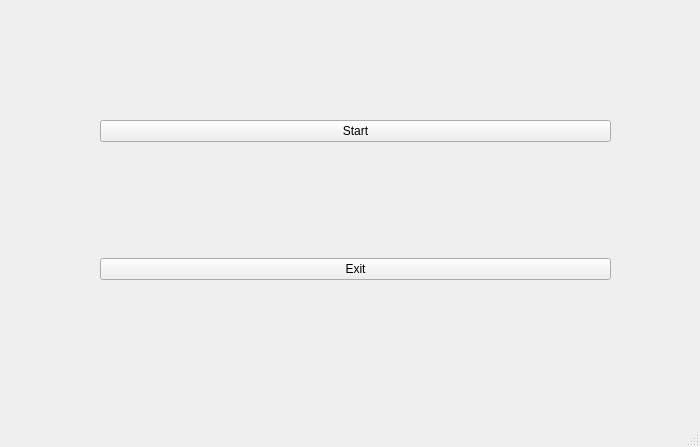
<?xml version="1.0" encoding="UTF-8"?>
<ui version="4.0">
 <class>MainWindow</class>
 <widget class="QMainWindow" name="MainWindow">
  <property name="geometry">
   <rect>
    <x>0</x>
    <y>0</y>
    <width>700</width>
    <height>447</height>
   </rect>
  </property>
  <property name="windowTitle">
   <string>MainWindow</string>
  </property>
  <widget class="QWidget" name="centralwidget">
   <widget class="QWidget" name="verticalLayoutWidget">
    <property name="geometry">
     <rect>
      <x>100</x>
      <y>10</y>
      <width>511</width>
      <height>381</height>
     </rect>
    </property>
    <layout class="QVBoxLayout" name="verticalLayout">
     <item>
      <widget class="QPushButton" name="start_button">
       <property name="text">
        <string>Start</string>
       </property>
      </widget>
     </item>
     <item>
      <widget class="QPushButton" name="exit_button">
       <property name="text">
        <string>Exit</string>
       </property>
      </widget>
     </item>
    </layout>
   </widget>
  </widget>
  <widget class="QMenuBar" name="menubar">
   <property name="geometry">
    <rect>
     <x>0</x>
     <y>0</y>
     <width>700</width>
     <height>21</height>
    </rect>
   </property>
  </widget>
  <widget class="QStatusBar" name="statusbar"/>
 </widget>
 <resources/>
 <connections/>
</ui>
